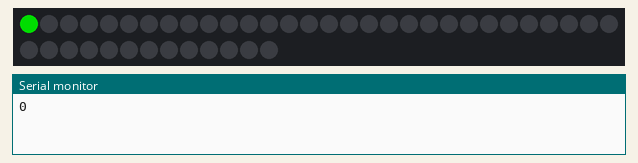
Bench run of a sketch on a simulated Arduino Uno, built with avr-gcc and run on an emulated ATmega328P. Parts: 43 RGB LEDs in strip order, left to right, continuing on the next row, the last lines printed to the serial monitor. Dim RGB values are drawn brighter than linear.

Above: at 0.05 s.
At 1.37 s:
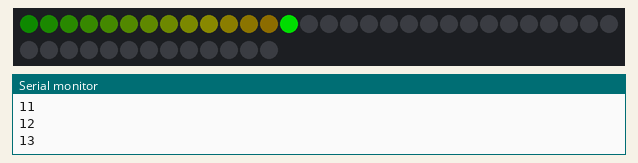
At 2.7 s:
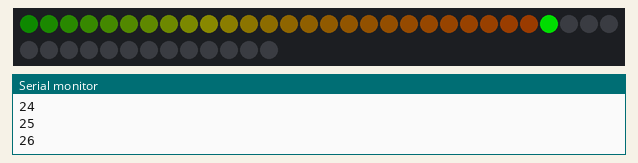
At 5.35 s:
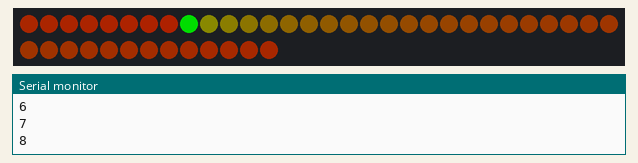
At 26.06 s:
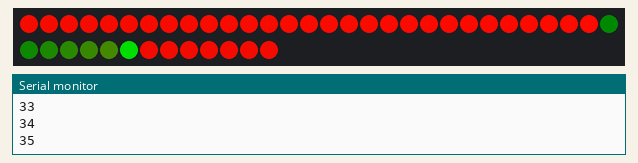
At 39.94 s:
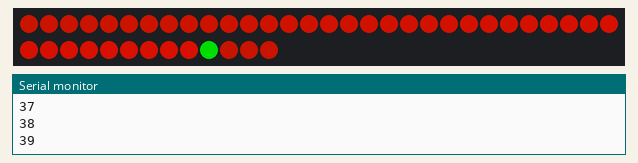

The sketch:

NeoPixelTest.ino
```cpp
#include <Adafruit_NeoPixel.h>
#ifdef __AVR__
#include <avr/power.h>
#endif

int i=0;
int o=0;

#define PIN 5 // D1 aus dem esp6266
#define NUMPIXELS 43 // Hier wird die Anzahl der angeschlossenen WS2812 LEDs bzw. NeoPixel angegeben

Adafruit_NeoPixel pixels = Adafruit_NeoPixel(NUMPIXELS, PIN, NEO_GRB + NEO_KHZ800);

int pause=100; // 100 Millisekunden Pause bis zur Ansteuerung der nächsten LED.

void setup()
{
   Serial.begin(115200);
  pixels.begin(); // Initialisierung der NeoPixel
}

void loop()
{
  Serial.print(i);
  Serial.println(" ");
pixels.setPixelColor(i, pixels.Color(0,150,0)); // Pixel leuchtet in der Farbe Grün
pixels.setPixelColor(i-1, pixels.Color(o,10,0)); // Der vorherige Pixel wird abgeschaltet
pixels.show(); // Durchführen der Pixel-Ansteuerung

//if (i==0) pixels.setPixelColor(39, pixels.Color(0,0,0)); // Im Fall von Pixel "0" muss die vorherige (39) ausgeschaltet werden.
//pixels.show(); // Durchführen der Pixel-Ansteuerung
delay (pause);
i=i+1; // Die Variable "i" wird um eine Zahl vergrößert. Die neue Zahl "i" ist dann die nächste LED im Led-Ring
o=o+1;
if (o==250) o=0;
if (i==44) i=0; // Wenn die Variable den Wert 40 erreicht hat, wird die Variable auf den Wert "0" zurück gesetzt, da die Nummerierung der LEDs nur von 0 bis 39 geht.
}
```
